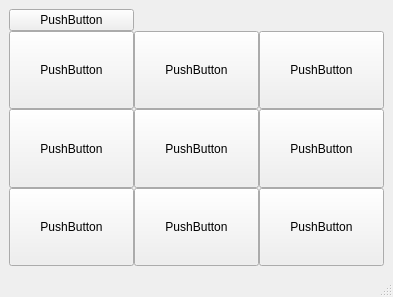
<?xml version="1.0" encoding="UTF-8"?>
<ui version="4.0">
 <class>MainWindow</class>
 <widget class="QMainWindow" name="MainWindow">
  <property name="geometry">
   <rect>
    <x>0</x>
    <y>0</y>
    <width>393</width>
    <height>297</height>
   </rect>
  </property>
  <property name="windowTitle">
   <string>MainWindow</string>
  </property>
  <widget class="QWidget" name="centralwidget">
   <property name="sizePolicy">
    <sizepolicy hsizetype="Preferred" vsizetype="Preferred">
     <horstretch>0</horstretch>
     <verstretch>0</verstretch>
    </sizepolicy>
   </property>
   <layout class="QGridLayout" name="gridLayout_2">
    <item row="0" column="0">
     <layout class="QGridLayout" name="gridLayout">
      <property name="leftMargin">
       <number>0</number>
      </property>
      <property name="spacing">
       <number>0</number>
      </property>
      <item row="1" column="0">
       <widget class="QPushButton" name="pushButton">
        <property name="sizePolicy">
         <sizepolicy hsizetype="Expanding" vsizetype="Expanding">
          <horstretch>0</horstretch>
          <verstretch>0</verstretch>
         </sizepolicy>
        </property>
        <property name="text">
         <string>PushButton</string>
        </property>
       </widget>
      </item>
      <item row="3" column="1">
       <widget class="QPushButton" name="pushButton_8">
        <property name="sizePolicy">
         <sizepolicy hsizetype="Expanding" vsizetype="Expanding">
          <horstretch>0</horstretch>
          <verstretch>0</verstretch>
         </sizepolicy>
        </property>
        <property name="text">
         <string>PushButton</string>
        </property>
       </widget>
      </item>
      <item row="2" column="0">
       <widget class="QPushButton" name="pushButton_4">
        <property name="sizePolicy">
         <sizepolicy hsizetype="Expanding" vsizetype="Expanding">
          <horstretch>0</horstretch>
          <verstretch>0</verstretch>
         </sizepolicy>
        </property>
        <property name="text">
         <string>PushButton</string>
        </property>
       </widget>
      </item>
      <item row="2" column="2">
       <widget class="QPushButton" name="pushButton_6">
        <property name="sizePolicy">
         <sizepolicy hsizetype="Expanding" vsizetype="Expanding">
          <horstretch>0</horstretch>
          <verstretch>0</verstretch>
         </sizepolicy>
        </property>
        <property name="text">
         <string>PushButton</string>
        </property>
       </widget>
      </item>
      <item row="3" column="2">
       <widget class="QPushButton" name="pushButton_9">
        <property name="sizePolicy">
         <sizepolicy hsizetype="Expanding" vsizetype="Expanding">
          <horstretch>0</horstretch>
          <verstretch>0</verstretch>
         </sizepolicy>
        </property>
        <property name="text">
         <string>PushButton</string>
        </property>
       </widget>
      </item>
      <item row="1" column="2">
       <widget class="QPushButton" name="pushButton_3">
        <property name="sizePolicy">
         <sizepolicy hsizetype="Expanding" vsizetype="Expanding">
          <horstretch>0</horstretch>
          <verstretch>0</verstretch>
         </sizepolicy>
        </property>
        <property name="text">
         <string>PushButton</string>
        </property>
       </widget>
      </item>
      <item row="3" column="0">
       <widget class="QPushButton" name="pushButton_7">
        <property name="sizePolicy">
         <sizepolicy hsizetype="Expanding" vsizetype="Expanding">
          <horstretch>0</horstretch>
          <verstretch>0</verstretch>
         </sizepolicy>
        </property>
        <property name="text">
         <string>PushButton</string>
        </property>
       </widget>
      </item>
      <item row="1" column="1">
       <widget class="QPushButton" name="pushButton_2">
        <property name="sizePolicy">
         <sizepolicy hsizetype="Expanding" vsizetype="Expanding">
          <horstretch>0</horstretch>
          <verstretch>0</verstretch>
         </sizepolicy>
        </property>
        <property name="text">
         <string>PushButton</string>
        </property>
       </widget>
      </item>
      <item row="2" column="1">
       <widget class="QPushButton" name="pushButton_5">
        <property name="sizePolicy">
         <sizepolicy hsizetype="Expanding" vsizetype="Expanding">
          <horstretch>0</horstretch>
          <verstretch>0</verstretch>
         </sizepolicy>
        </property>
        <property name="text">
         <string>PushButton</string>
        </property>
       </widget>
      </item>
      <item row="0" column="0">
       <widget class="QPushButton" name="pushButton_10">
        <property name="text">
         <string>PushButton</string>
        </property>
       </widget>
      </item>
     </layout>
    </item>
   </layout>
  </widget>
  <widget class="QMenuBar" name="menubar">
   <property name="geometry">
    <rect>
     <x>0</x>
     <y>0</y>
     <width>393</width>
     <height>21</height>
    </rect>
   </property>
  </widget>
  <widget class="QStatusBar" name="statusbar"/>
 </widget>
 <resources/>
 <connections/>
</ui>
